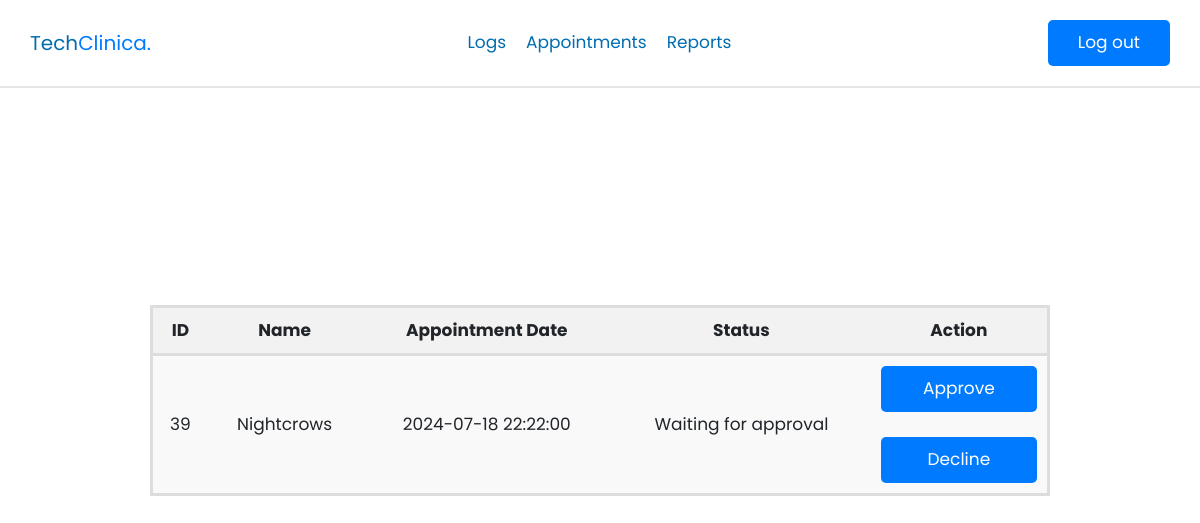
The page /admin_dashboard.php on the database its author committed.
### tables this page shows
CREATE TABLE `appointment_table` (
  `appointment_id` int(50) NOT NULL,
  `appointment_user` varchar(100) NOT NULL,
  `appointment_email` varchar(100) NOT NULL,
  `appointment_number` int(50) NOT NULL,
  `appointment_date` datetime NOT NULL,
  `appointment_status` varchar(50) NOT NULL
);

### admin_dashboard.php (the view, shortened to what this page needs)
<!DOCTYPE html>
<html lang="en">
<head>
   <link rel="stylesheet" href="style.css">
   <link rel="stylesheet" href="https://cdnjs.cloudflare.com/ajax/libs/font-awesome/6.0.0/css/all.min.css">
   <link rel="stylesheet" href="https://cdnjs.cloudflare.com/ajax/libs/bootstrap/4.6.1/css/bootstrap.min.css">
</head>
<body>
<header class="header fixed-top">
   <div class="container">
      <div class="row align-items-center justify-content-between">
         <a href="" class="logo">Tech<span>Clinica.</span></a>
         <nav class="nav">
            <a href="admin_logs.php">Logs</a>
            <a href="admin_dashboard.php">Appointments</a>
            <a href="Appointment_reports.php">Reports</a>
         </nav>
         <a href="login.php" class="link-btn" name="logout">Log out</a>
      </div>
   </div>
</header>
</body>
<?php
$host = 'localhost';
$dbname = 'techclinica';
$username = 'root';
$password = 'admin';
$conn = new mysqli($host, $username, $password, $dbname);
$Waiting = 'Waiting For Approval';
$sql = "SELECT appointment_id, appointment_user, appointment_date, appointment_status FROM appointment_table WHERE appointment_status='$Waiting'";
$result = $conn->query($sql);
if ($result->num_rows > 0) {
    echo "<table border='5'>
            <tr>
                <th>ID</th>
                <th>Name</th>
                <th>Appointment Date</th>
                <th>Status</th>
                <th>Action</th>
            </tr>";
    while ($row = $result->fetch_assoc()) {
        echo "<tr>
                <td>".$row['appointment_id']."</td>
                <td>".$row['appointment_user']."</td>
                <td>".$row['appointment_date']."</td>
                <td>".$row['appointment_status']."</td>
                <td>";
        if($row['appointment_status'] === 'Approved!'){
            echo "<button disabled>Already Approved</button>";
        }else{
            echo "<div class='con'><form action='approve-appointment.php' method='POST' onsubmit='return confirmApproval(\"".$row['appointment_user']."\")'>
            <input type='hidden' name='appointment_id' value='".$row['appointment_id']."'>
            <input type='submit' value='Approve'>
            <br>
          </form><form action='decline_appointment.php' method='POST' onsubmit='return declineApproval(\"".$row['appointment_user']."\")'>
            <input type='hidden' name='appointment_id' value='".$row['appointment_id']."'>
            <input type='submit' value='Decline'>
          </form>
           </div>
          ";
echo "</td></tr>";
        }
    }
    echo "</table>";
} else {
    echo "No appointments found.";
}
?>
</html>

### style.css (style rules this page uses)
:root { --blue: #009eff; --black: #006daf; --white: #fff; --light-color: #666; --light-bg: #eee; --border: 0.2rem solid rgba(0, 0, 0, 0.1); --box-shadow: 0 0.5rem 1rem rgba(0, 0, 0, 0.1); }
* { font-family: "Poppins", sans-serif; margin: 0; padding: 0; box-sizing: border-box; outline: none; border: none; text-decoration: none !important; }
html { font-size: 62.5%; overflow-x: hidden; scroll-behavior: smooth; scroll-padding-top: 6.5rem; }
.link-btn { display: inline-block; padding: 1rem 3rem; border-radius: 0.5rem; background-color: var(--blue); cursor: pointer; font-size: 1.7rem; color: var(--white); }
.header { padding: 2rem; border-bottom: var(--border); }
.header .logo { font-size: 2rem; color: var(--black); }
.header .logo span { color: var(--blue); }
.header .nav a { margin: 0 1rem; font-size: 1.7rem; color: var(--black); }
body { display: flex; align-items: center; justify-content: center; font-family: sans-serif; line-height: 1.5; min-height: 100vh; background: #f3f3f3; flex-direction: column; margin: 0; }
input { display: block; width: 100%; margin-bottom: 15px; padding: 10px; box-sizing: border-box; border: 1px solid #ddd; border-radius: 5px; }

### admin_dashboard.php (style rules this page uses)
table { border-collapse: collapse; width: 75%; border: 3px solid #ddd; font-family: Arial, sans-serif; font-size: 17px; }
th, td { padding: 10px; text-align: center; }
th { background-color: #f2f2f2; border-bottom: 3px solid #ddd; }
tr:nth-child(even) { background-color: #f9f9f9; }
input { background-color: #007bff; color: white; padding: 10px 20px; border: none; cursor: pointer; border-radius: 5px; }

### rows shown on the page
appointment_table: appointment_id "39", appointment_user "Nightcrows", appointment_date "2024-07-18 22:22:00", appointment_status "Waiting for approval"
